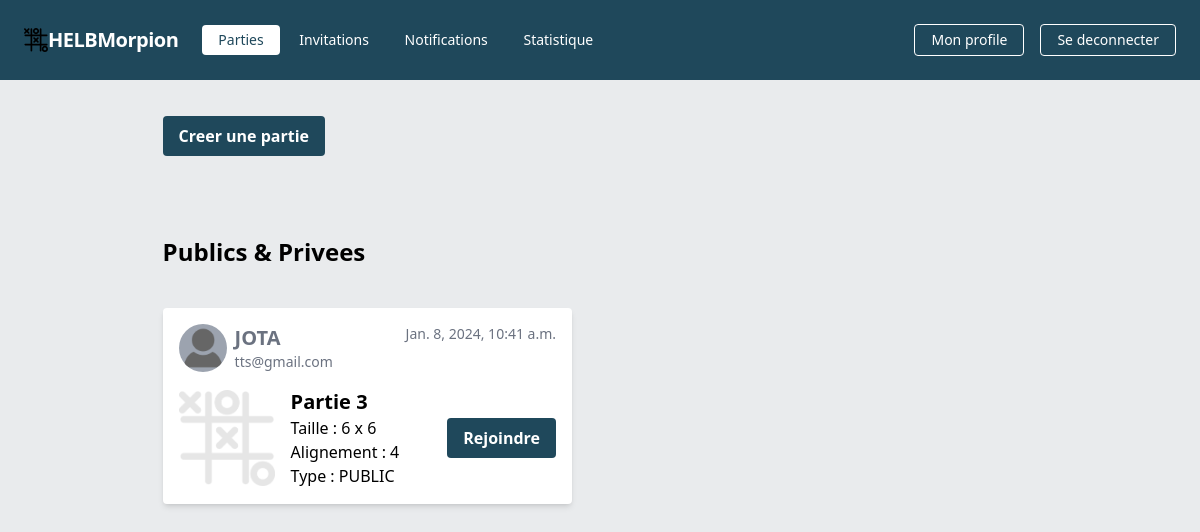
The page / (signed in) on the database its author committed.
### Morpion/models.py (models this page shows)
class Game(models.Model):
    id = models.AutoField(primary_key=True)
    title = models.CharField(max_length=100)
    visibility = models.CharField(max_length=20, default="PUBLIC")
    access_code = models.CharField(max_length=20,blank=True)
    created_at = models.DateTimeField(default=datetime.now, blank=True)
    owner = models.ForeignKey(User, on_delete=models.CASCADE)
    config = models.ForeignKey(GameConfig, on_delete=models.CASCADE)
    board = models.JSONField(default=list, blank=True)
    current_player = models.ForeignKey(User, on_delete=models.CASCADE, related_name='current_player', null=True, blank=True)
    player1 = models.ForeignKey(User, on_delete=models.CASCADE, related_name='player1_games',null=True, blank=True)
    player2 = models.ForeignKey(User, on_delete=models.CASCADE, related_name='player2_games',null=True, blank=True)
    symbol = models.JSONField(blank=True,null=True)
    symbol = models.JSONField(blank=True,null=True)
    status = models.CharField(max_length=20, default="NOT_STARTED")

class User(models.Model):
    id = models.IntegerField(unique=True, primary_key=True)
    name = models.CharField(max_length=100)
    email = models.EmailField(unique=True)
    password = models.CharField(max_length=200, default="")

class GameConfig(models.Model):
    id =  models.AutoField(primary_key=True)
    grid_size = models.IntegerField(default=3)
    alignment = models.IntegerField(default=3)
    created_at =  models.DateField(default=datetime.now, blank=True)

### Morpion/views.py (the view)
# urls.py: path('', views.partie, name="partie"),
def partie(request):
    if not request.session.has_key('isLogin'):
        return redirect("signin")
    games = Game.objects.filter(~Q(status="FINISHED")).order_by("-created_at")
    context = {"ACTIVE_VIEW": VIEW_PARTIE, "games": games}
    return render(request, "pages/morpion/partie/home.html", context)

### Morpion/views.py (called while the page is built)
def global_vars(request):
    return {
        'VIEW_PARTIE': VIEW_PARTIE,
        'VIEW_INVITATION': VIEW_INVITATION,
        'VIEW_NOTIFICATION': VIEW_NOTIFICATION,
        'VIEW_STATISTIQUE': VIEW_STATISTIQUE,
        'VIEW_PROFIL': VIEW_PROFIL,
    }

### Morpion/templates/pages/morpion/partie/home.html (shortened to what this page needs)
{% extends 'base-page.html' %}
{% load static %}
{% block pageContainer %}
  <div class="flex flex-col h-full gap-10 mt-4 p-5 mb-4">
    <div class="w-full">
      <a href="{% url 'creation_partie' %}"><button>Creer une partie</button></a>
    </div>
    <span class="font-extrabold text-2xl mt-10">Publics & Privees</span>
    <div class="grid grid-cols-2 gap-x-14 gap-y-8">
      {% for game in games %}
        <div class="flex flex-col p-4 bg-white shadow-md rounded gap-4">
          <div class="flex">
            <div class="flex flex-1 gap-2">
              <img alt="Morpion" class="rounded-full h-[48px] w-[48px] bg-gray-400" src="{% static 'avatar.png' %}" />
              <div class="flex flex-col text-gray-500">
                <span class="font-semibold text-xl">{{ game.owner.name }}</span>
                <span class="text-sm">{{ game.owner.email }}</span>
              </div>
            </div>
            <span class="text-gray-500 text-sm">{{ game.created_at }}</span>
          </div>
          <div class="flex gap-12 items-center">
            <div class="flex items-center">
              <img alt="Morpion" class="h-[96px] w-[96px] rounded" src="{% static 'g12.png' %}" />
              <div class="flex flex-col justify-between flex-1 ps-4">
                <span class="font-semibold text-xl">{{ game.title }}</span>
                <span>Taille : <span class="font-medium">{{ game.config.grid_size }} x {{ game.config.grid_size }}</span></span>
                <span>Alignement : <span class="font-medium">{{ game.config.alignment }}</span></span>
                <span>Type : <span class="font-medium">{{ game.visibility }}</span></span>
              </div>
            </div>
            <a href="{% url 'play_game' game.id %}"><button type="button">Rejoindre</button></a>
          </div>
        </div>
      {% endfor %}
    </div>
  </div>
{% endblock %}

### rows shown on the page
Game: owner.name "JOTA", owner.email "tts@gmail.com", created_at "Jan. 8, 2024, 10:41 a.m.", title "Partie 3", config.grid_size "6", config.alignment "4", visibility "PUBLIC"
